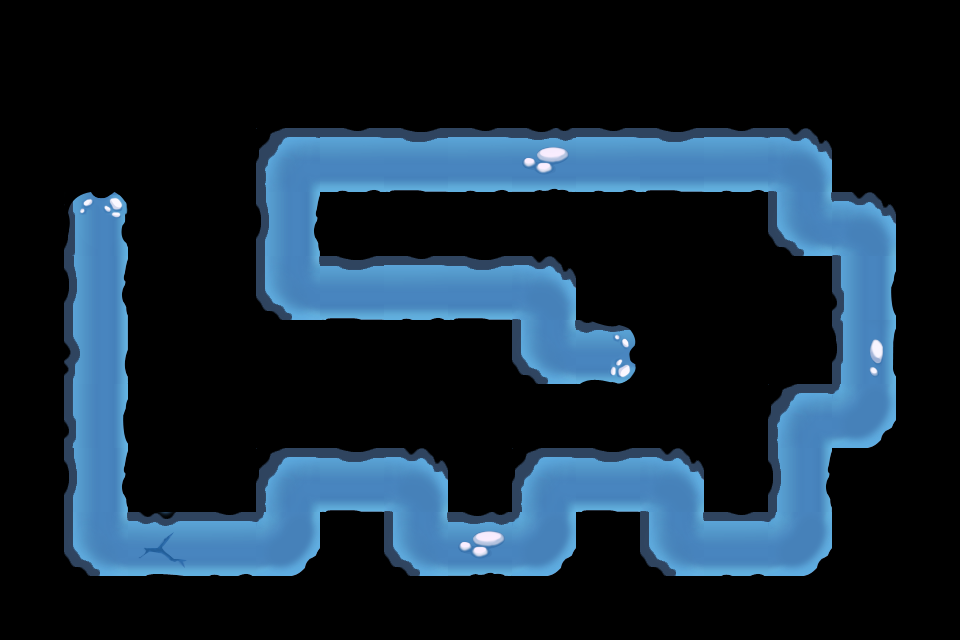

Rendered tile map (Tiled .tmx) drawn with the repository's tilesets; below, a short description and the map source with its tile grids summarised:
An orthogonal 15x10 tile map with 64x64 px tiles, 1 tile layer (Map_Road_Snowfield) and 61 objects.

<map version="1.0" orientation="orthogonal" width="15" height="10" tilewidth="64" tileheight="64">
 <tileset firstgid="1" name="Map_Road_Snowfield" tilewidth="64" tileheight="64">
  <image source="Map_Road_Snowfield.png" width="320" height="256" />
 </tileset>
 <layer name="Map_Road_Snowfield" width="15" height="10">
  <data>[150 cells, 45 non-empty, 14 distinct tile ids]</data>
 </layer>
 <objectgroup color="#55ff00" name="path" width="15" height="10">
  <object x="95" y="227" />
  <object x="98" y="545" />
  <object x="291" y="546" />
  <object x="290" y="481" />
  <object x="417" y="481" />
  <object x="419" y="545" />
  <object x="548" y="546" />
  <object x="546" y="483" />
  <object x="675" y="482" />
  <object x="675" y="547" />
  <object x="804" y="547" />
  <object x="803" y="419" />
  <object x="868" y="416" />
  <object x="867" y="227" />
  <object x="803" y="226" />
  <object x="804" y="161" />
  <object x="290" y="163" />
  <object x="289" y="288" />
  <object x="547" y="292" />
  <object x="547" y="353" />
  <object x="611" y="353" />
 </objectgroup>
 <objectgroup color="#000000" name="blocked" width="15" height="10">
  <object x="673" y="287" />
  <object x="738" y="287" />
  <object x="738" y="353" />
  <object x="674" y="353" />
 </objectgroup>
 <objectgroup color="#00ffff" name="tower" width="15" height="10">
  <properties>
   <property name="id" value="41001" />
   <property name="sizeH" value="2" />
   <property name="sizeW" value="2" />
  </properties>
  <object x="162" y="416" />
 </objectgroup>
 <objectgroup color="#ff0000" name="teemo" width="15" height="10">
  <properties>
   <property name="id" value="1" />
   <property name="sizeH" value="2" />
   <property name="sizeW" value="2" />
  </properties>
  <object x="673" y="286" />
 </objectgroup>
 <objectgroup color="#aa00ff" name="random" width="15" height="10">
  <properties>
   <property name="sizeH" value="2" />
   <property name="sizeW" value="2" />
  </properties>
  <object x="419" y="351" />
 </objectgroup>
 <objectgroup color="#ffffff" name="item" width="15" height="10">
  <properties>
   <property name="id" value="20013" />
   <property name="sizeH" value="1" />
   <property name="sizeW" value="1" />
  </properties>
 </objectgroup>
 <objectgroup color="#ffffff" name="item" width="15" height="10">
  <properties>
   <property name="id" value="20014" />
   <property name="sizeH" value="1" />
   <property name="sizeW" value="1" />
  </properties>
  <object x="33" y="417" />
  <object x="418" y="97" />
  <object x="931" y="225" />
  <object x="545" y="418" />
  <object x="544" y="224" />
  <object x="610" y="289" />
  <object x="355" y="417" />
  <object x="738" y="418" />
 </objectgroup>
 <objectgroup color="#ffffff" name="item" width="15" height="10">
  <properties>
   <property name="id" value="20015" />
   <property name="sizeH" value="1" />
   <property name="sizeW" value="1" />
  </properties>
  <object x="36" y="225" />
  <object x="226" y="94" />
  <object x="610" y="94" />
  <object x="931" y="417" />
  <object x="479" y="486" />
  <object x="355" y="353" />
  <object x="737" y="482" />
  <object x="801" y="290" />
  <object x="736" y="224" />
 </objectgroup>
 <objectgroup color="#00aaff" name="item" width="15" height="10">
  <properties>
   <property name="id" value="20016" />
   <property name="sizeH" value="1" />
   <property name="sizeW" value="2" />
  </properties>
  <object x="290" y="96" />
  <object x="673" y="96" />
  <object x="609" y="417" />
  <object x="353" y="225" />
 </objectgroup>
 <objectgroup color="#00aaff" name="item" width="15" height="10">
  <properties>
   <property name="id" value="20017" />
   <property name="sizeH" value="1" />
   <property name="sizeW" value="2" />
  </properties>
  <object x="161" y="354" />
  <object x="483" y="96" />
  <object x="609" y="224" />
 </objectgroup>
 <objectgroup color="#0055ff" name="item" width="15" height="10">
  <properties>
   <property name="id" value="20018" />
   <property name="sizeH" value="2" />
   <property name="sizeW" value="1" />
  </properties>
  <object x="33" y="289" />
  <object x="32" y="478" />
  <object x="290" y="353" />
  <object x="164" y="95" />
  <object x="931" y="288" />
 </objectgroup>
 <objectgroup color="#ffaa00" name="item" width="15" height="10">
  <properties>
   <property name="id" value="20019" />
   <property name="sizeH" value="2" />
   <property name="sizeW" value="2" />
  </properties>
  <object x="867" y="481" />
 </objectgroup>
 <objectgroup color="#ffaa00" name="item" width="15" height="10">
  <properties>
   <property name="id" value="20020" />
   <property name="sizeH" value="2" />
   <property name="sizeW" value="2" />
  </properties>
  <object x="867" y="96" />
  <object x="163" y="220" />
 </objectgroup>
 <objectgroup color="#ffaa00" name="item" width="15" height="10">
  <properties>
   <property name="id" value="20021" />
   <property name="sizeH" value="2" />
   <property name="sizeW" value="2" />
  </properties>
 </objectgroup>
 <objectgroup color="#ff00ff" name="item" width="15" height="10">
  <properties>
   <property name="id" value="20022" />
   <property name="sizeH" value="2" />
   <property name="sizeW" value="2" />
  </properties>
  <object x="33" y="95" />
 </objectgroup>
</map>
